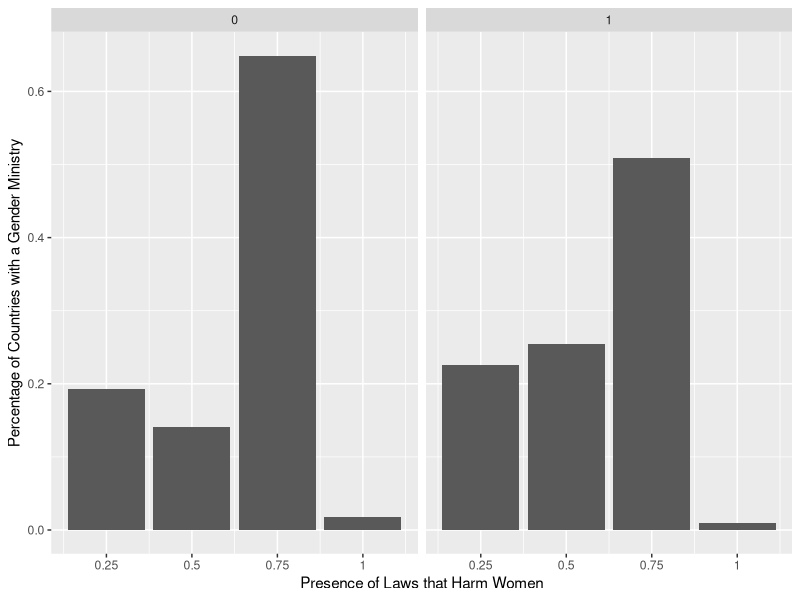

This figure's R source:
## ---- chunk 1
library(tidyverse)

vaw <- read.csv("OECD_VAW.csv")
vaw

laws <- read.csv("LAWS.csv")
laws

prevalence <- read.csv("PREVALENCE.csv")
prevalence

attitudes <- read.csv("ATTITUDES.csv")
attitudes

prevalence_and_laws <- read.csv("PREVALENCE_LAWS.csv")
prevalence_and_laws

laws_and_attitudes <- read.csv("LAWS_ATTITUDES.csv")
laws_and_attitudes

attitudes_and_prevalence <- read.csv("ATTITUDES_PREVALENCE.csv")
attitudes_and_prevalence
## ---- chunk 2
laws$LOCATION[2] <- "AUT"
## ---- chunk 3
no_ministry_countries <- c("HUN","ISL","IRL","USA","ALB","ARM","BLR","CHN","HRV","GEO","HKG","KAZ","LVA","MDA","PHL","ROU","RUS","SAU","SGP","SDN","THA","UKR","ARE","URY","BHR","BTN","BOL","COG","CUB","ECU","SLV","ERI","GAB","GTM","GNB","IRQ","KGZ","LAO","MNG","MMR","OMN","PNG","QAT","SWZ","SYR","TJK","TLS","TGO","TKM","UZB","YEM","BRN","MLT","TWN","PAK","KWT", "SRB")

laws_2 <- laws |>
  mutate(Gender_Ministry = 1) |>
  mutate(Gender_Ministry = if_else(LOCATION %in% no_ministry_countries, 0, Gender_Ministry))
## ---- chunk 4
laws_plot <- ggplot(data = laws_2) +
geom_histogram(mapping = aes(x = Value, y = ..prop..), stat = "count", binwidth = 0.1) +
  # xlim(0, 1) +
  scale_x_continuous(breaks=c(0, 0.25, 0.5, 0.75, 1),
        labels=c("0", "0.25", "0.5","0.75","1")) +
  labs(x = "Presence of Laws that Harm Women",
       y = "Percentage of Countries with a Gender Ministry")
laws_plot + facet_wrap(~Gender_Ministry) 
